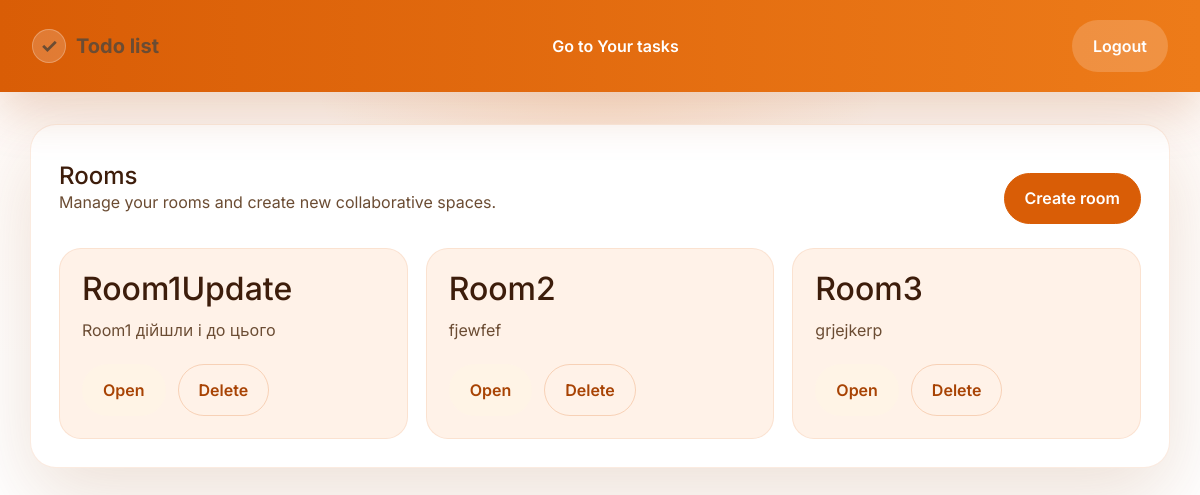
Before: /rooms/ (signed in) with the older database file.
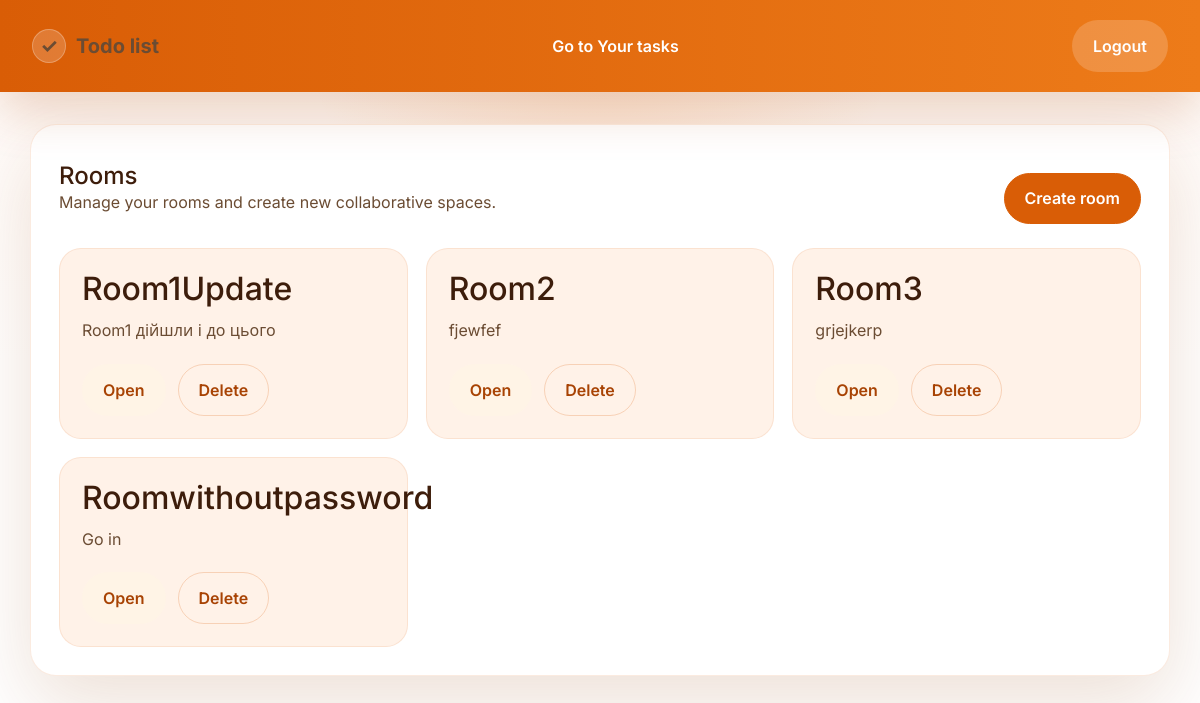
After: the same page with the newer database file.
### tasks/models.py (models this page shows, shortened)
class Room(models.Model):
    host = models.ForeignKey(User, on_delete=models.CASCADE, null=True)
    name = models.CharField(max_length=100)
    description = models.TextField(max_length=500, blank=True)
    password = models.CharField(max_length=120, null=True, blank=True)
    participants = models.ManyToManyField(User, related_name="joined_rooms", blank=True)
    time_created = models.DateTimeField(auto_now_add=True)

### rooms/views.py (the view)
# urls.py: path("", views.rooms_home, name="rooms_home"),
@login_required(login_url="login")
def rooms_home(request):
    rooms = Room.objects.all()
    context = {"rooms": rooms}
    return render(request, "rooms/rooms_home.html", context)

### rooms/templates/rooms/rooms_home.html (shortened to what this page needs)
{% extends 'rooms_main.html' %}
{% block content %}
<div class="panel">
  <div class="panel-header">
    <div>
      <h1 class="panel-title">Rooms</h1>
      <p class="panel-subtitle">Manage your rooms and create new collaborative spaces.</p>
    </div>
    <div class="panel-actions">
      <form action="{% url 'create_room' %}" method="POST">
        <button type="submit" class="btn btn-primary">Create room</button>
      </form>
    </div>
  </div>
  <div class="rooms-grid">
    {% for room in rooms %}
    <article class="room-card">
      <div>
        <a href="{% url 'room' room.id %}"><h2>{{ room.name }}</h2></a>
        <p>{{ room.description }}</p>
      </div>
      <div class="room-actions">
        <a href="{% url 'room' room.id %}" class="btn btn-secondary">Open</a>
        <a href="{% url 'delete_room' room.id %}" class="btn btn-outline">Delete</a>
      </div>
    </article>
    {% endfor %}
  </div>
</div>
{% endblock content %}

Changed rows visible on the page:
added Room: name "Roomwithoutpassword", description "Go in"
